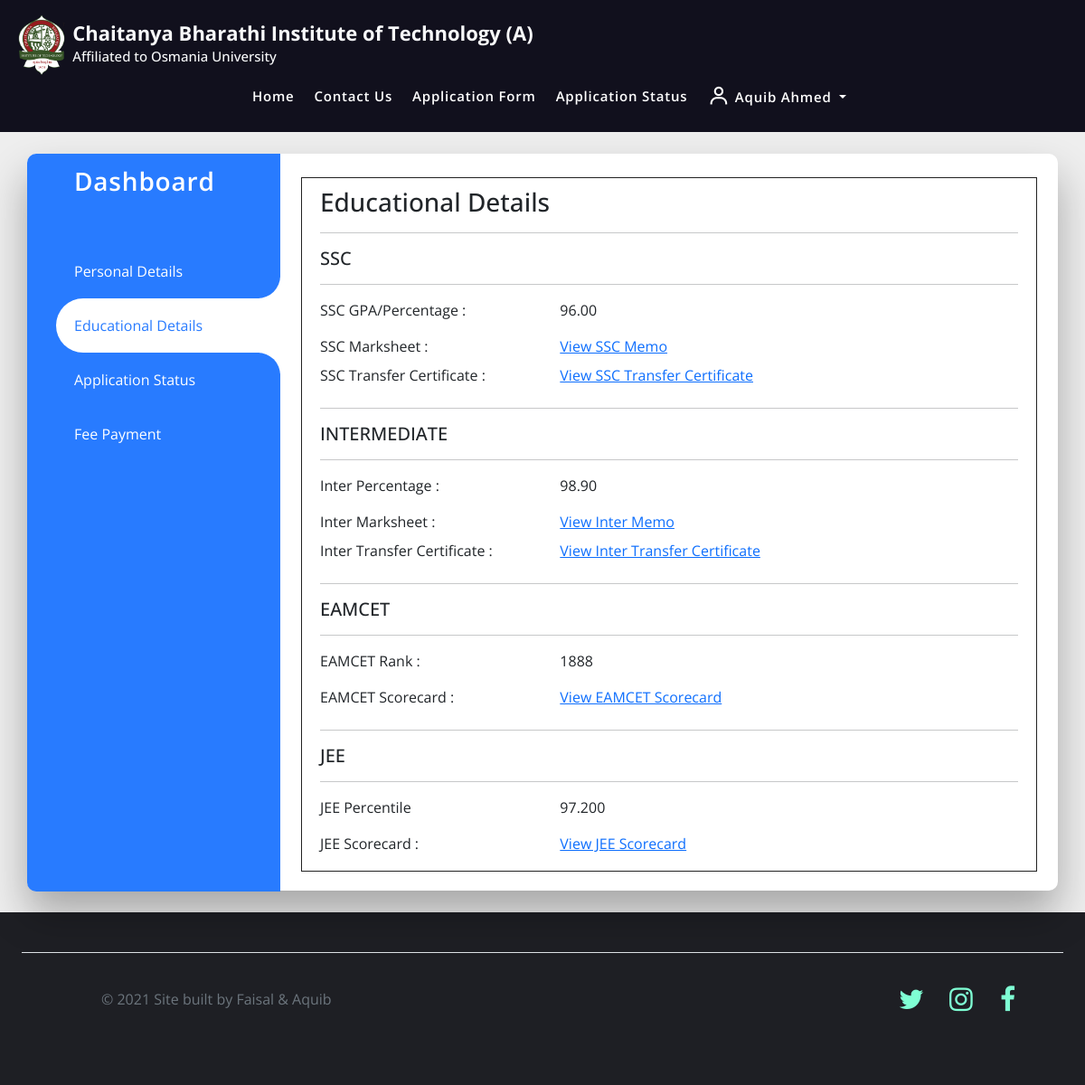
Screenshot of /dashboard/educational_details/ (signed in) with the database file from the repository.
### home/models.py (models this page shows, shortened)
class Application(models.Model):
    COURSES = (
    ('Artificial Intelligence & Data Science', 'Artificial Intelligence & Data Science'),
    ('Artificial Intelligence & Machine Learning', 'Artificial Intelligence & Machine Learning'),
    ('IoT, Block-Chain Technology & Cyber Security', 'IoT, Block-Chain Technology & Cyber Security'),
    ('Computer Science Engineering', 'Computer Science Engineering'),
    ('Information Technology', 'Information Technology'),
    ('Electronics & Communication Engineering', 'Electronics & Communication Engineering'),
    ('Electrical & Electronics Engineering', 'Electrical & Electronics Engineering'),
    ('Mechanical Engineering', 'Mechanical Engineering'),
    ('Civil Engineering', 'Civil Engineering'),
    ('Chemical Engineering', 'Chemical Engineering'),
    ('Biotechnology', 'Biotechnology'),
    )
    GENDER_CHOICES = (
    ('Male', 'Male'),
    ('Female', 'Female'),
    ('Other', 'Other')
    )
    STATUS = (
        ('Approved', 'Approved'),
        ('Pending', 'Pending'),
        ('Rejected', 'Rejected'),
    )
    user = models.OneToOneField(User, on_delete=models.CASCADE, blank=True, null=True)
    course = models.CharField(max_length=100, choices= COURSES)
    name = models.CharField(max_length=200)
    gender = models.CharField(choices=GENDER_CHOICES, max_length=128, default="None")
    DOB = models.DateField(default=datetime.today)
    email = models.EmailField()
    phone = models.CharField(max_length=200)
    address = models.TextField(max_length=200)
    student_profile = models.ImageField(upload_to="images")
    ssc_score = models.DecimalField(max_digits=4, decimal_places=2, null=True)
    ssc_memo = models.ImageField(upload_to="images", null=True)
    ssc_tc = models.ImageField(upload_to="images", null=True)
    inter_score = models.DecimalField(max_digits=4, decimal_places=2, null=True)
    inter_memo = models.ImageField(upload_to="images", null=True)
    inter_tc = models.ImageField(upload_to="images", null=True)
    eamcet_score = models.IntegerField(null=True)
    eamcet_memo = models.ImageField(upload_to="images", null=True)
    jee_score = models.DecimalField(max_digits=5, decimal_places=3, null=True)
    jee_memo = models.ImageField(upload_to="images", null=True)
    Application_Status = models.TextField(max_length=100, choices=STATUS, default="Pending")
    message = models.TextField(max_length=100, default="", null=True, blank=True)

### home/views.py (the view)
# urls.py: path('dashboard/educational_details/', views.educational_details, name='educational_details'),
def educational_details(request):
    if not request.user.is_authenticated:
        return redirect("/sign_in")
    try:
        app = Application.objects.get(user=request.user)
        app_id = app.id
        id = 20210000 + app_id
        print(id)
        return render(request, "educational_details.html",{'application':app,'id':id})
    except:
        return render(request, 'educational_details.html')

### templates/educational_details.html (shortened to what this page needs)
{% extends 'dashboard.html' %}
{% block list2_active %} active {% endblock list2_active %}
{% block Educational_details %}
{% if user.application.user %}
<h3>Educational Details</h3>
<hr>
<h5>SSC</h5>
<hr>
<div class="row">
    <div class="col-md-4">
        <label for="ssc_score" class="form-label">SSC GPA/Percentage :</label>
    </div>
    <div class="col-md-4">
        <p>{{application.ssc_score}}</p>
    </div>
</div>
<div class="row">
    <div class="col-md-4">
        <label for="ssc_memo" class="form-label">SSC Marksheet :</label>
    </div>
    <div class="col-md-6">
        <a href="{{application.ssc_memo.url}}" target=”_blank”>View SSC Memo</a>
    </div>
</div>
<div class="row">
    <div class="col-md-4">
        <label for="ssc_tc" class="form-label">SSC Transfer Certificate :</label>
    </div>
    <div class="col-md-6">
        <a href="{{application.ssc_tc.url}}" target=”_blank”>View SSC Transfer Certificate </a>
    </div>
</div>
<hr>
<h5>INTERMEDIATE</h5>
<hr>
<div class="row">
    <div class="col-md-4">
        <label for="inter_score" class="form-label">Inter Percentage :</label>
    </div>
    <div class="col-md-2">
        <p>{{application.inter_score}}</p>
    </div>
</div>
<div class="row">
    <div class="col-md-4">
        <label for="inter_memo" class="form-label">Inter Marksheet :</label>
    </div>
    <div class="col-md-6">
        <a href="{{application.inter_memo.url}}" target=”_blank”>View Inter Memo</a>
    </div>
</div>
<div class="row">
    <div class="col-md-4">
        <label for="inter_tc" class="form-label">Inter Transfer Certificate :</label>
    </div>
    <div class="col-md-6">
        <a href="{{application.inter_tc.url}}" target=”_blank”>View Inter Transfer Certificate</a>
    </div>
</div>
<hr>
<h5>EAMCET</h5>
<hr>
<div class="row">
    <div class="col-md-4">
        <label for="eamcet_score" class="form-label">EAMCET Rank :</label>
    </div>
    <div class="col-md-2">
        <p>{{application.eamcet_score}}</p>
    </div>
</div>
<div class="row">
    <div class="col-md-4">
        <label for="eamcet_memo" class="form-label">EAMCET Scorecard :</label>
    </div>
    <div class="col-md-6">
        <a href="{{application.eamcet_memo.url}}" target=”_blank”>View EAMCET Scorecard</a>
    </div>
</div>
<hr>
<h5>JEE</h5>
<hr>
<div class="row">
    <div class="col-md-4">
        <label for="jee_score" class="form-label">JEE Percentile</label>
    </div>
    <div class="col-md-2">
        <p>{{application.jee_score}}</p>
    </div>
</div>
<div class="row">
    <div class="col-md-4">
        <label for="jee_memo" class="form-label">JEE Scorecard :</label>
    </div>
    <div class="col-md-6">
        <a href="{{application.jee_memo.url}}" target=”_blank”>View JEE Scorecard</a>
    </div>
</div>
{% endif %}
{% endblock Educational_details %}

### templates/base.html (shortened to what this page needs)
<!doctype html>
<html lang="en">
<head>
  <link rel="stylesheet" href="https://cdnjs.cloudflare.com/ajax/libs/font-awesome/4.7.0/css/font-awesome.min.css">
  <link href='https://unpkg.com/boxicons@2.1.1/css/boxicons.min.css' rel='stylesheet'>
  <link href="https://cdn.jsdelivr.net/npm/bootstrap@5.1.3/dist/css/bootstrap.min.css" rel="stylesheet"
>
</head>
<header>
  <div class="container-fluid">
    <header class="d-flex flex-wrap justify-content-center py-3 mb-4">
      <a href="/" class="d-flex align-items-center mb-3 mb-md-0 me-md-auto text-light text-decoration-none">
        <svg class="bi me-2" width="0" height="0"><img src="/media/cbit-logo.png" alt="" style="width: 52px;"></svg>
        <strong>
        <span style="font-size: 22px;"> Chaitanya Bharathi Institute of Technology (A) <br><h1 style="font-size:15px;"> Affiliated to Osmania University</h1></span>
        </strong>
      </a>
    <nav class="nav-main">
      <ul class="nav nav" style="padding-right: 5px;">
        <li class="nav-item">
          <a class="nav-link {% block home %} {% endblock %}" href="/"> Home </a>
        </li>
        <li class="nav-item">
           <a class="nav-link {% block contact %}{% endblock contact %}" href="/contact/">Contact Us</a>
        </li>
        {% if user.is_authenticated %}
        <li class="nav-item">
          <a class="nav-link {% block application_form %} {% endblock %}" href="/application_form/">Application Form</a>
        </li>
        <li class="nav-item">
          <a class="nav-link {% block status %} {% endblock %}" href="/application_status/">Application Status</a>
        </li>
        <li class="nav-item dropdown">
          <a class="nav-link dropdown-toggle" href="#" id="navbarDarkDropdownMenuLink" role="button"
            data-bs-toggle="dropdown" aria-expanded="true">
    <span style="vertical-align: middle;"><i class='bx bx-user bx-sm'></i></span>
            {{request.user.get_full_name}}
          </a>
        </li>
      {% endif %}
      </ul>
    </nav>
    </header>
  </div>
</header>
<body>
  {% block body %}{% endblock body %}
</body>
<footer class="container-fluid" >
  <div class="container-fluid">
    <footer class="d-flex flex-wrap justify-content-between align-items-center py-3 my-4 border-top">
      <div class="col-md-4 d-flex align-items-center">
        <a href="/" class="mb-3 me-2 mb-md-0 text-muted text-decoration-none lh-1">
          <svg class="bi" width="30" height="24"></svg>
        </a>
        <span class="text-muted">© 2021 Site built by Faisal & Aquib</span>
      </div>
      <ul class="nav col-md-4 justify-content-end list-unstyled d-flex">
        <li class="ms-3"><a href="https://twitter.com/cbithyd?lang=en" target="_blank" class="fa fa-twitter"></a>
        </li>
        <li class="ms-3"><a href="https://www.instagram.com/cbithyderabad/?hl=en" target="_blank" class="fa fa-instagram"></a>
        </li>
        <li class="ms-3"><a href="https://www.facebook.com/CBIThyderabad/" target="_blank" class="fa fa-facebook"></a>
        </li>
      </ul>
    </footer>
  </div>
</footer>
</html>

### templates/base.html (style rules this page uses)
html { scroll-behavior: smooth; }
header { font-family: 'Open Sans', sans-serif; background-color: #11101D; }
.nav-item .nav-link { color: #fff; font-family: 'Open Sans', sans-serif; font-size: 15px; font-weight: 600; letter-spacing: 0.8px; opacity: 1; transition: all 0.5s ease; display: inline-block; text-align: center; align-items: center; text-decoration: none; text-transform: capitalize; border-top: 4px solid #11101D; padding-left: 1px; padding-right: 1px; margin-left: 20px; }
body { min-height: 100vh; padding: auto; overflow: visible; overflow-x: hidden; background-color: #eee; }
footer { padding: 20px 50px; font-family: 'Open Sans', sans-serif; color: aliceblue; overflow: visible; background-color: #1e1f24; }
.fa { padding: 20px; font-size: 30px; width: 30px; text-align: center; color: aquamarine; text-decoration: none; border-radius: 50%; }

### templates/dashboard.html (style rules this page uses)
:root { --blue: #287bff; --white: #fff; --grey: #f5f5f5; --black1: #222; --black2: #999; }

### rows the page displays
Application: ssc_score "96.00", inter_score "98.90", eamcet_score "1888", jee_score "97.200"

### other values shown
{{ request.user.get_full_name }} "Aquib Ahmed"
